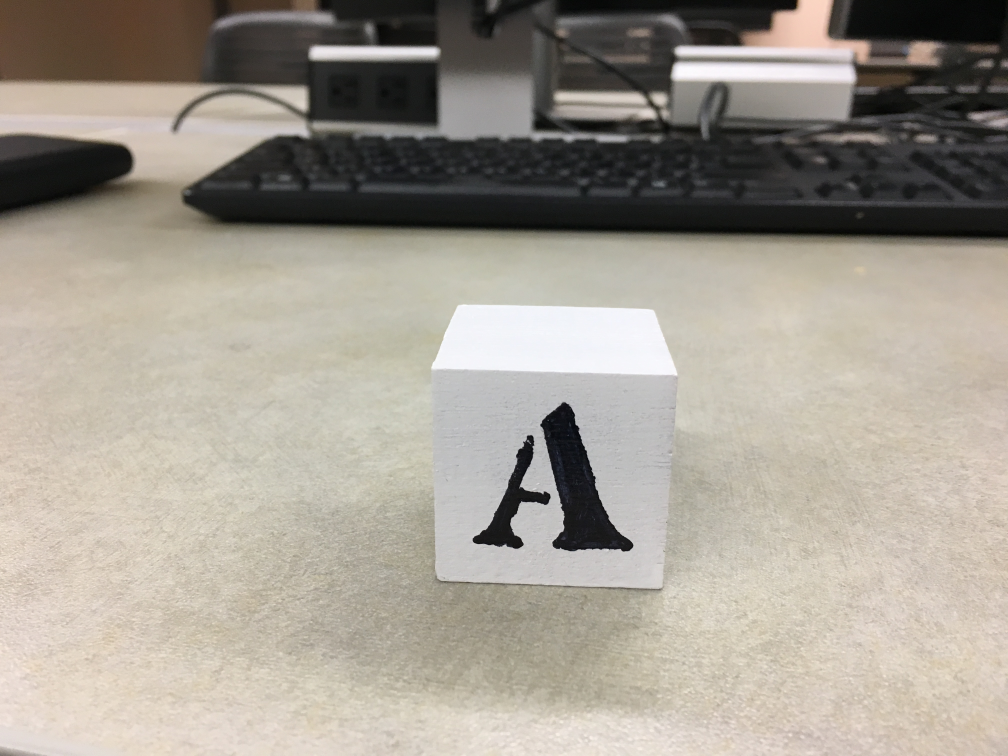
#> input picture src/input/a.JPG, 4032 x 3024 px, found by its file name (shown at 1/4 size)
$ python singlePageProcess.py   (older library calls are emulated)
#> lines starting #> are read from the running program, lines starting #| are printed output that depends on the picture; after the words box and inside, x2 and y2 are one past the last pixel; in counts of white or black regions, pixels touching at a corner belong together
from PIL import Image
import pytesseract

import cv2
import numpy as np

import time
import sys
import math
import os

from matplotlib import pyplot as plt

def main():
    # [6 lines of commented-out code are left out]

    verA = "./input/a.JPG"

    worstCasePath = "./input/2017122800008FWR3SV44.TIF"
    loadingErrorCasePath = "./input/085a17f2-f5c4-411d-bbcf-8e7303498fa.tif"

    #print(os.path.exists(loadingErrorCasePath))
    #print(os.path.isfile(loadingErrorCasePath))

    image = cv2.imread(verA)
#> image is the input picture: shape (3024, 4032, 3); mean B, G, R 145.6, 155.9, 162.3

    if image is None:
        sys.exit("Image was not loaded properly")

    gray = cv2.cvtColor(image, cv2.COLOR_BGR2GRAY)
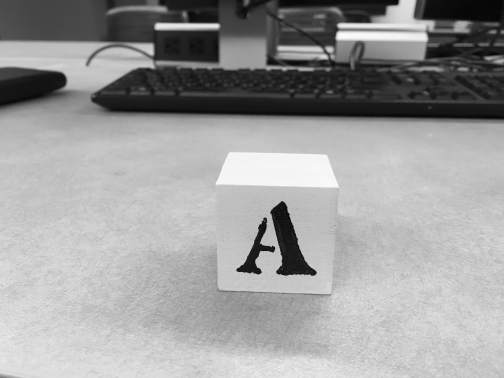
#> gray: shape (3024, 4032) (shown at 1/8 size); min 0, max 255, mean 156.6
    cv2.imwrite("./output/gray.jpg", gray)

    height, width = gray.shape

    median = cv2.medianBlur(gray, 3)
    cv2.imwrite("./output/median.jpg", median)

    invert = cv2.bitwise_not(median)
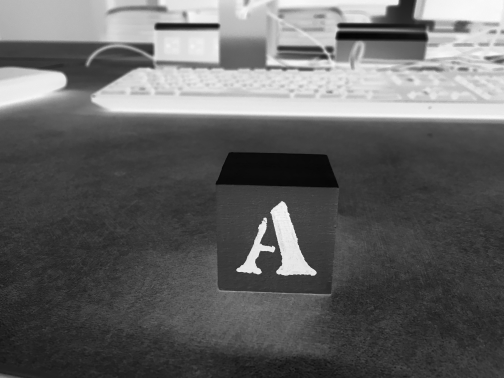
#> invert: shape (3024, 4032) (shown at 1/8 size); min 0, max 255, mean 98.4
    cv2.imwrite("./output/invert.jpg", invert)

    kernel = np.ones((3, 3), np.uint8)
    dilate = cv2.dilate(invert, kernel, iterations = 1)
    cv2.imwrite("./output/medianDilate.jpg", dilate)

    blank = np.zeros((height, width, 3), np.uint8)
    fakeImage, contours, hierarchy = cv2.findContours(invert, cv2.RETR_TREE, cv2.CHAIN_APPROX_SIMPLE)
#> contours = 3 contours, 2 with area under 20; largest, box (x1, y1, x2, y2) and area: (0, 0, 4032, 3024) 12185713
    contoursImage = cv2.drawContours(blank, contours, -1, (0, 255, 0), 1)
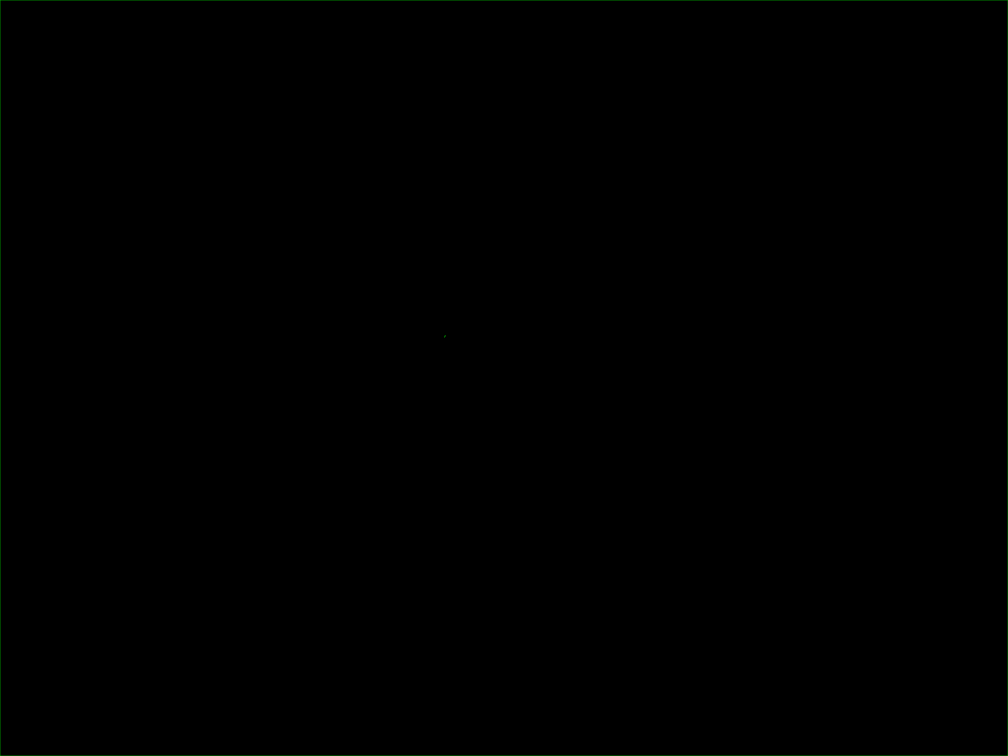
#> contoursImage: shape (3024, 4032, 3) (shown at 1/4 size); mean of channels 0, 1, 2 0, 0.3, 0; drawn as B, G, R
    cv2.imwrite("./output/medianDilateContours.jpg", contoursImage)

    heightSum = 0;
    widthSum = 0;

    for contour in contours:
        area = cv2.contourArea(contour)
        x,y,w,h = cv2.boundingRect(contour)
        heightSum += h
        widthSum += w
#> this loop made 3 passes
#> (contour, area, x, y, w, h, heightSum, widthSum) on pass 1: ([[0, 0], [0, 3023], [4031, 3023], [4031, 0]], 12185713, 0, 0, 4032, 3024, 3024, 4032)
#> after the loop, heightSum = 3035; widthSum = 4042

    avgHeight = heightSum / len(contours)
#> avgHeight = 1011.7
    avgWidth = widthSum / len(contours)
#> avgWidth = 1347.3

    h, w = gray.shape[:2]

    boxes = np.zeros((height, width, 3), np.uint8)
    dots = np.zeros((height, width, 3), np.uint8)
    mask = np.zeros((height, width), np.uint8)
    #boxes = cv2.cvtColor(boxes, cv2.COLOR_GRAY2BGR)
    lines = gray.copy()
    lines = cv2.cvtColor(lines, cv2.COLOR_GRAY2BGR)

    id = 0
    hierarchy = hierarchy[0]

    for contour in contours:

        epsilon = 0.1 * cv2.arcLength(contour, True)
        approx = cv2.approxPolyDP(contour, epsilon, True)

        x,y,w,h = cv2.boundingRect(approx)

        vPadding = 5
        hPadding = 15

        # [4 lines of commented-out code are left out]

        color = (255, 0, 0)

        #area = cv2.contourArea(contour)
        M = cv2.moments(contour)
        cx = int(M['m10']/M['m00']) if M['m00'] else 0
        cy = int(M['m01']/M['m00']) if M['m00'] else 0

        if cx != 0 and cy != 0:
            cv2.circle(dots, (cx, cy), 2, color, -1)

        mask = cv2.rectangle(mask, (x - hPadding, y - vPadding), (x + w + hPadding, y + h + vPadding), 255, -1)
        boxes = cv2.rectangle(boxes, (x - hPadding, y - vPadding), (x + w + hPadding, y + h + vPadding), color, 1)
        lines = cv2.line(lines, (x - hPadding, y + h + vPadding), (x + w + hPadding, y + h + vPadding), color, 1)

        id += 1
#> this loop made 3 passes
#> (epsilon, approx, x, y, w, h, cx, cy) on passes 1 to 3: (1410.8, [[0, 0], [0, 3023], [4031, 3023], [4031, 0]], 0, 0, 4032, 3024, 2015, 1511), (1.65, [[1779, 1343], [1777, 1349]], 1777, 1343, 3, 7, 1778, 1346), (1.11, [[1779, 1343], [1782, 1341], [1783, 1342], [1782, 1344]], 1779, 1341, 5, 4, 1781, 1342)
#> after the loop, id = 3

    cv2.imwrite("./output/mask.jpg", mask)
    cv2.imwrite("./output/dots.jpg", dots)
    cv2.imwrite("./output/medianDilateContoursEdgesBoxes.jpg", boxes)
    cv2.imwrite("./output/medianDilateContoursEdgesLines.jpg", lines)

    blank = np.zeros((height, width, 3), np.uint8)
    fakeImage, contours, hierarchy = cv2.findContours(mask, cv2.RETR_TREE, cv2.CHAIN_APPROX_SIMPLE)
#> contours = [[[0, 0], [0, 3023], [4031, 3023], [4031, 0]]]
    contoursImage = cv2.drawContours(blank, contours, -1, (0, 255, 0), 1)
    cv2.imwrite("./output/maskContours.jpg", contoursImage)

    masked = mask - gray
    cv2.imwrite("./output/masked.jpg", masked)

    maskedInvert = 255 - masked
    cv2.imwrite("./output/maskedInvert.jpg", maskedInvert)

    final = np.zeros((height, width, 3), np.uint8)

    for contour in contours:
        area = cv2.contourArea(contour)
        x, y, w, h = cv2.boundingRect(contour)
        region = maskedInvert[y:y+h, x:x+w]

        output = pytesseract.image_to_data(region, output_type = pytesseract.Output.DICT)
        rows = len(output["level"])

        for z in range(0, rows):

            level = output["level"][z]
            pageNumber = output["page_num"][z]
            blockNumber = output["block_num"][z]
            paragraphNumber = output["par_num"][z]
            lineNumber = output["line_num"][z]
            wordNumber = output["word_num"][z]
            left = output["left"][z]
            top = output["top"][z]
            width = output["width"][z]
            height = output["height"][z]
            confidence = output["conf"][z]
            text = output["text"][z]

            font = cv2.FONT_HERSHEY_SIMPLEX
            color = (255, 255, 255)
            fontScale = 0.5
            lineType = 1

            finalX = x + left
            finalY = y + top

            if confidence != -1 and text != "" and final[finalY][finalX][0] != 255:
                cv2.putText(final, text, (finalX, finalY + int(height / 2)), font, fontScale, color, lineType)
                cv2.putText(final, str(confidence), (finalX + width + 5, finalY + height + 5), font, fontScale, (0, 255, 0), lineType)

                final = cv2.rectangle(final, (finalX, finalY), (finalX + width, finalY + height), color, 1)
#> this loop made 1 pass
#> (contour, area, x, y, w, h) on pass 1: ([[0, 0], [0, 3023], [4031, 3023], [4031, 0]], 12185713, 0, 0, 4032, 3024)


    cv2.imwrite("./output/final.jpg", final)

    sys.exit(0)

    blur = cv2.GaussianBlur(masked, (7, 7), 0)
    cv2.imwrite("./output/blur.jpg", blur)

    data = []

    output = pytesseract.image_to_data(maskedInvert, output_type = pytesseract.Output.DICT)
    rows = len(output["level"])
    final = np.zeros((height, width, 3), np.uint8)

    for z in range(0, rows):

        level = output["level"][z]
        pageNumber = output["page_num"][z]
        blockNumber = output["block_num"][z]
        paragraphNumber = output["par_num"][z]
        lineNumber = output["line_num"][z]
        wordNumber = output["word_num"][z]
        left = output["left"][z]
        top = output["top"][z]
        width = output["width"][z]
        height = output["height"][z]
        confidence = output["conf"][z]
        text = output["text"][z]

        font = cv2.FONT_HERSHEY_SIMPLEX
        color = (255, 255, 255)
        fontScale = 0.5
        lineType = 2

        if confidence != -1 and text != "":
            size = cv2.getTextSize(text, font, fontScale, lineType)
            cv2.putText(final, text, (left, top), font, fontScale, color, lineType)
            textWidth = size[0][0]
            textHeight = size[0][1]
            cv2.putText(final, str(confidence), (left + textWidth, top + textHeight), font, fontScale, (0, 255, 0), lineType)

    cv2.imwrite("./output/final.jpg", final)

    sys.exit(0)

    height = 27
    width = 401

    output = pytesseract.image_to_data(Image.open('./input/testLine.jpg'), output_type = pytesseract.Output.DICT)
    rows = len(output["level"])
    final = np.zeros((height, width, 3), np.uint8)

    for z in range(0, rows):

        level = output["level"][z]
        pageNumber = output["page_num"][z]
        blockNumber = output["block_num"][z]
        paragraphNumber = output["par_num"][z]
        lineNumber = output["line_num"][z]
        wordNumber = output["word_num"][z]
        left = output["left"][z]
        top = output["top"][z]
        width = output["width"][z]
        height = output["height"][z]
        confidence = output["conf"][z]
        text = output["text"][z]

        font = cv2.FONT_HERSHEY_SIMPLEX
        color = (0, 0, 255)
        fontScale = 0.5
        lineType = 2

        cv2.putText(final, text, (left, top), font, fontScale, color, lineType)


    cv2.imwrite("./output/final.jpg", final)

    sys.exit(0)

    print(output)
    print(len(output["level"]))
    print(len(output["page_num"]))
    print(len(output["block_num"]))
    print(len(output["par_num"]))
    print(len(output["line_num"]))
    print(len(output["word_num"]))
    print(len(output["left"]))
    print(len(output["top"]))
    print(len(output["width"]))
    print(len(output["height"]))
    print(len(output["conf"]))
    print(len(output["text"]))

    sys.exit(0)

    outputSize = len(output)
    columns = 12

    print(outputSize)
    print(outputSize / columns)

    print(output.expandtabs())

    sys.exit(0)

    output = pytesseract.run_and_get_output(Image.open('./output/masked.jpg'), 'txt', lang='spa', config='', nice=0)
    output = output.split("\t")
    print(output)
    output = output.split("\t")

    sys.exit(0)

    image = cv2.imread("./input/2017122800008FWR3SV44.TIF")
    gray = cv2.cvtColor(image, cv2.COLOR_BGR2GRAY)
    median = cv2.medianBlur(gray, 5)
    gaussian = cv2.GaussianBlur(gray, (5, 5), 0)
    blur = cv2.blur(gray, (5, 5))
    bilateral = cv2.bilateralFilter(gray, 9, 75, 75)
    ret3, otsu = cv2.threshold(gaussian, 0, 255, cv2.THRESH_BINARY + cv2.THRESH_OTSU)

    kernel = np.ones((1, 1), np.uint8)
    dilate = cv2.dilate(gray, kernel, iterations = 1)
    erode = cv2.erode(dilate, kernel, iterations = 1)

    ret,binary = cv2.threshold(gray, 127, 255, cv2.THRESH_BINARY)
    ret,trunc = cv2.threshold(gray, 127, 255, cv2.THRESH_TRUNC)
    ret,tozero = cv2.threshold(gray, 127, 255, cv2.THRESH_TOZERO)

    height, width = gray.shape
    contoursImage = np.zeros((height, width, 3), np.uint8)
    fakeImage, contours, hierarchy = cv2.findContours(median,cv2.RETR_TREE,cv2.CHAIN_APPROX_SIMPLE)
    contoursImage = cv2.drawContours(contoursImage, contours, -1, (0,255,0), 1)

    cv2.imwrite("./output/gray.jpg", gray)
    cv2.imwrite("./output/median.jpg", median)
    cv2.imwrite("./output/gaussian.jpg", gaussian)
    cv2.imwrite("./output/blur.jpg", blur)
    cv2.imwrite("./output/bilateral.jpg", bilateral)
    cv2.imwrite("./output/otsu.jpg", otsu)
    cv2.imwrite("./output/binary.jpg", binary)
    cv2.imwrite("./output/trunc.jpg", trunc)
    cv2.imwrite("./output/tozero.jpg", tozero)
    cv2.imwrite("./output/dilate.jpg", dilate)
    cv2.imwrite("./output/erode.jpg", erode)
    cv2.imwrite("./output/contours.jpg", contoursImage)

    sys.exit(0)

    #blur = cv2.GaussianBlur(gray, (5,5), 0)
    threshold = cv2.adaptiveThreshold(gray, 255, cv2.ADAPTIVE_THRESH_MEAN_C, cv2.THRESH_BINARY, 5, 2)

    #invert = cv2.bitwise_not(threshold)

    #kernel = cv2.getStructuringElement(cv2.MORPH_CROSS, (3,3))
    #dilate = cv2.dilate(invert, kernel, iterations = 1)

    height, width = dilate.shape

    mask = np.zeros((height + 2, width + 2), np.uint8)

    flood = threshold.copy()

    maxPoint = (-1, -1)
    maxArea = -1

    for y in range(0, height):
        for x in range(0, width):
            if flood[y][x] >= 128:

                mask[:] = 0

                area = cv2.floodFill(flood, mask, (x, y), 64)[0]

                if area > maxArea:
                    maxArea = area
                    maxPoint = (x, y)

    mask[:] = 0

    cv2.floodFill(flood, mask, maxPoint, 255)

    boxes = flood.copy()

    for y in range(0, height):
        for x in range(0, width):
            if boxes[y][x] == 64:
                boxes[y][x] = 0

    fakeImage, contours, hierarchy = cv2.findContours(boxes, cv2.RETR_TREE, cv2.CHAIN_APPROX_SIMPLE)

    contoursImage = np.zeros((height, width, 1), np.uint8)
    contoursImage = cv2.drawContours(contoursImage, contours, -1, (255, 255, 255), 5)

    corners = cv2.cornerHarris(np.float32(contoursImage), 2, 3, 0.04)

    cv2.imwrite("2.jpg", gray)
    cv2.imwrite("3.jpg", blur)
    cv2.imwrite("4.jpg", threshold)
    cv2.imwrite("5.jpg", invert)
    cv2.imwrite("6.jpg", dilate)
    cv2.imwrite("7.jpg", flood)
    cv2.imwrite("8.jpg", boxes)
    cv2.imwrite("9.jpg", contoursImage)
    cv2.imwrite("10.jpg", corners)

    #print(pytesseract.image_to_string(image).encode("utf-8"))


main()
#> (the call stopped at in main, `output = pytesseract.image_to_data(region, output_type = pytesseract.O..`: pytesseract is not available in this run)
